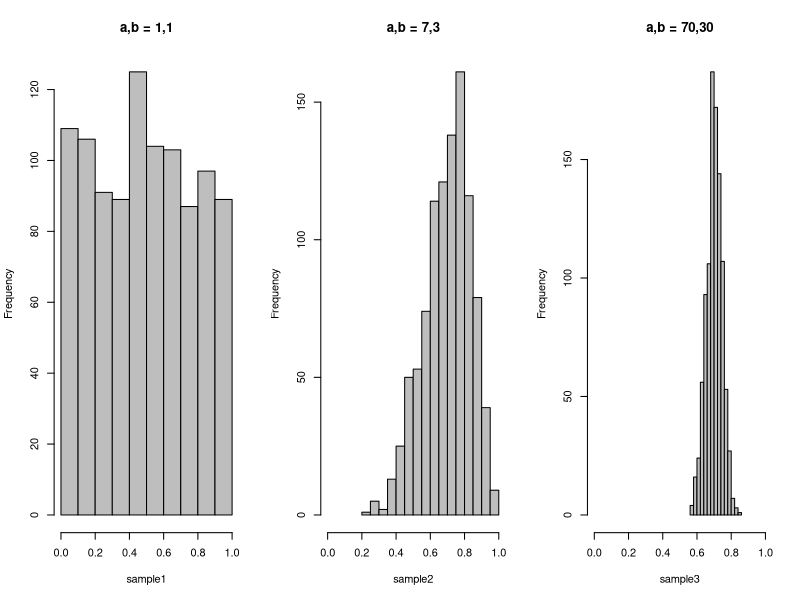

The R source for this figure:
## multi-armed bandit illustration

## first, what is a beta distribution?
sample1 <- rbeta(1000, 1, 1)
sample2 <- rbeta(1000, 7, 3)
sample3 <- rbeta(1000, 70, 30)
par(mfrow=c(1,3))
hist(sample1, col="grey", main="a,b = 1,1",xlim=c(0,1))
hist(sample2, col="grey", main="a,b = 7,3",xlim=c(0,1))
hist(sample3, col="grey", main="a,b = 70,30",xlim=c(0,1))
## it is a distribution for values between zero and one,
## with mean a/b and variance that shrinks as a+b grows.

# now, our ad simulation
true_click_probs <- (0:9)/10
shows <- clicks <- rep(0,10) 
fullsample <- 20
for(i in 1:fullsample){
	q <- rbeta(10, clicks, shows-clicks) # sample click prob guesses
	j <- which.max(q) # show whichever is max
	shows[j] <- shows[j] + 1
	clicks[j] <- clicks[j] + rbinom(1, size=1, prob=true_click_probs[j])
	print(which.max(clicks/shows)) # which ad do you think is best at this time?
}
